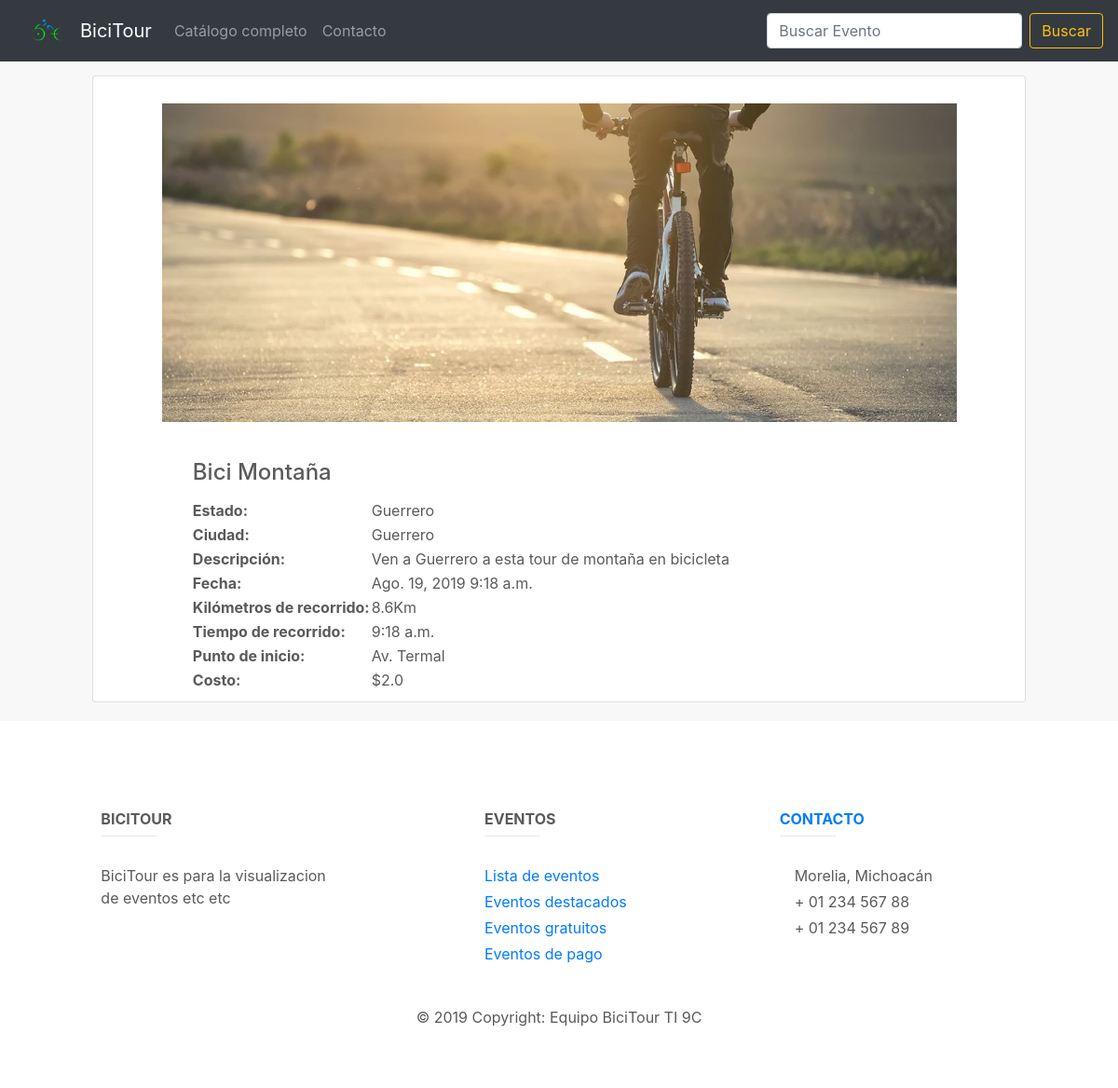
/evento/8/, run on the app's committed database.
### eventos/models.py (models this page shows, shortened)
class Eventos(models.Model):
	name = models.CharField(max_length=50,verbose_name="Nombre")
	estado = models.ForeignKey('Estados', on_delete=models.CASCADE, blank=True, null=True, verbose_name="Estado")
	city = models.CharField(max_length=50,verbose_name="Ciudad")
	descripcion = models.TextField(verbose_name="Descripción")
	date = models.DateField(auto_now=False, auto_now_add=False, verbose_name="Fecha del Evento")
	hora = models.TimeField(auto_now=False, auto_now_add=False, verbose_name="Hora del Evento")
	km = models.CharField( max_length=12, verbose_name="Kilómetros de recorrido",blank=True,null=True)
	time = models.TimeField(auto_now=False, auto_now_add=False, verbose_name="Tiempo de recorrido")
	punto_inicio = models.CharField(max_length=50,verbose_name="Punto de inicio",blank=True,null=True)
	costo = models.FloatField(verbose_name="Costo")
	imagen = models.ImageField(upload_to='evento', height_field=None, width_field=None, max_length=None)
	created = models.DateTimeField(auto_now_add=True,verbose_name="Creación") # Fecha y tiempo
	updated = models.DateTimeField(auto_now_add=True,verbose_name="Modificado")
	class Meta:
		verbose_name = 'Evento'
		verbose_name_plural = 'Eventos'
		ordering = ["-created"]

class Estados(models.Model):
	nombre = models.CharField(max_length=50, verbose_name="Estado")
	image = models.ImageField(upload_to='estado', height_field=None, width_field=None, max_length=None,blank=True,null=True)
	created = models.DateTimeField(auto_now_add=True,verbose_name="Creación") # Fecha y tiempo
	updated = models.DateTimeField(auto_now_add=True,verbose_name="Modificado")
	class Meta:
		verbose_name = 'Estado'
		verbose_name_plural = 'Estados'
		ordering = ["nombre"]
	def __str__(self):
		return self.nombre

### eventos/views.py (the view)
# urls.py: path('evento/<int:id>/', views.details, name='Detalles'),
def details(request, id):
    evento = get_object_or_404(Eventos, id=id)
    return render(request, 'eventos/event_detail.html', {'evento': evento})

### eventos/templates/eventos/event_detail.html
{% extends 'eventos/plantilla.html' %}
{% load static %}
{% block content %}
<div class="content container">
	<div class="row">
		<div class="card col-md-auto" style="margin: auto;margin-bottom: 20px">
			<div class="evento text-center">
				<img class="text-center" src="{{evento.imagen.url}}" alt="{{evento.name}}"
					style="margin: 2%;max-width: 90%; max-height: 400px;padding: 10px"><br>
			</div>
			<div class="col-md-10 text-left" style="margin:auto;padding: 10px;">
				<table>
					<tr>
						<td>
							<h4 class="card-title">{{evento.name }}</h4>
						</td>
					</tr>
					<tr>
						<th>Estado:</th>
						<td>{{evento.estado}}</td>
					</tr>
					<tr>
						<th>Ciudad:</th>
						<td>{{evento.city}}</td>
					</tr>
					<tr>
						<th>Descripción: </th>
						<td>{{evento.descripcion}}</td>
					</tr>
					<tr>
						<th>Fecha: </th>
						<td>{{evento.date}} {{evento.hora}}</td>
					</tr>
					<tr>
						<th>Kilómetros de recorrido:</th>
						<td>{{evento.km}}</td>
					</tr>
					<tr>
						<th>Tiempo de recorrido:</th>
						<td>{{evento.time}}</td>
					</tr>
					<tr>
						<th>Punto de inicio: </th>
						<td>{{evento.punto_inicio}}</td>
					</tr>
					<tr>
						<th>Costo:</th>
						<td>${{evento.costo}}</td>
					</tr>
				</table>
			</div>
		</div>
	</div>
</div>
{% endblock content %}

### eventos/static/css/style.css (style rules this page uses)
body { padding-top: 3rem; padding-bottom: 3rem; color: #5a5a5a; }
:root { --jumbotron-padding-y: 3rem; }

### data on the page
Eventos: imagen (picture), name "Bici Montaña", estado "Guerrero", city "Guerrero", descripcion "Ven a Guerrero a esta tour de montaña en bicicleta", date "Ago. 19, 2019", hora "9:18 a.m.", km "8.6Km", time "9:18 a.m.", punto_inicio "Av. Termal", costo "2.0"
